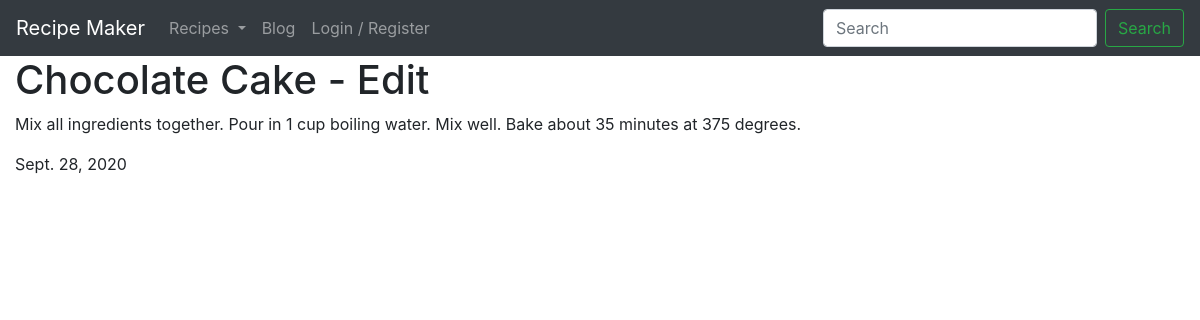
Page /recipes/Chocolate-Cake/edit/ (signed in) on the committed database.
### recipes/models.py (models this page shows)
class Recipe(models.Model):
    author = models.ForeignKey(User, default=1, null=True, on_delete=models.PROTECT)
    title = models.CharField(max_length=30, unique=True, blank=False, null=False)
    slug = models.SlugField(unique=True)
    ingredients = models.ManyToManyField(Ingredient, blank=True, related_name="ingredients")
    instructions = models.TextField(blank=False, null=False)
    date = models.DateField(auto_now_add=True, null=True)
    keywords = models.ManyToManyField(Keyword, blank=True)
    category = models.ForeignKey(Category, null=True, blank=True, on_delete=models.PROTECT)

### recipes/views.py (the view)
# urls.py: path("<str:slug>/edit/", recipe_edit_view),
@staff_member_required
def recipe_edit_view(request, slug):
    obj = get_object_or_404(Recipe, slug=slug)
    template = 'recipes/recipe_edit_page.html'
    context = {"recipe": obj}
    return render(request, template, context)

### templates/recipes/recipe_edit_page.html
{% extends "base.html" %}
{% block content %}
<h1>{{ recipe.title }} - Edit</h1>
<p>{{ recipe.instructions }}</p>
<p>{{ recipe.date }}</p>
{% endblock %}

### rows in the picture
Recipe: title "Chocolate Cake", instructions "Mix all ingredients together. Pour in 1 cup boiling water. Mix well. Bake about 35 minutes at 375 degrees.", date "Sept. 28, 2020"
